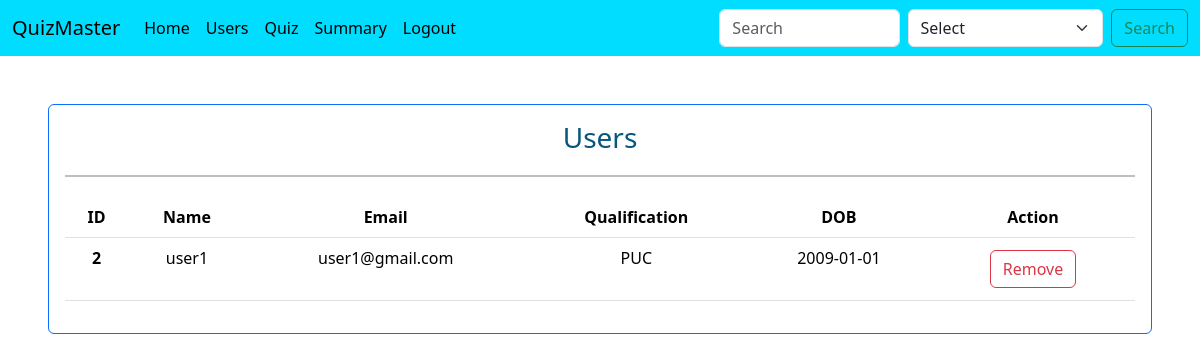
/users (signed in), run on an earlier commit of the app's database.
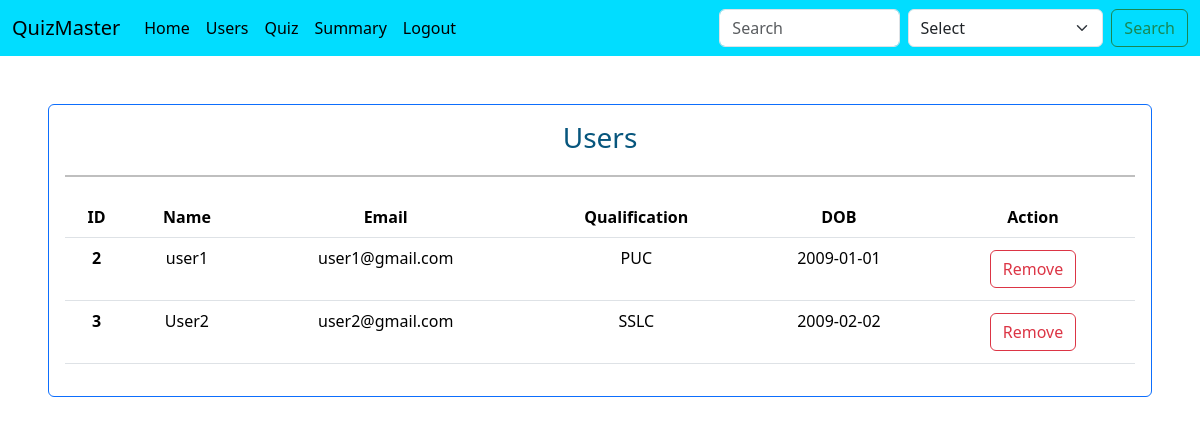
And on a later commit of the database.
### controllers/database.py (models this page shows)
class User(db.Model):
    id = db.Column(db.Integer, primary_key=True, autoincrement=True)
    username = db.Column(db.String(50), unique=True, nullable=False)
    user_email = db.Column(db.String(100), unique=True, nullable=False)
    password = db.Column(db.String(25), nullable=False)
    qualification = db.Column(db.String(100), nullable=False)
    dob = db.Column(db.Date , nullable=False)
    role = db.Column(db.String(10), nullable=False)
    results = db.relationship('Result', backref='user', lazy=True, cascade="all, delete-orphan")
    user_answers = db.relationship('UserAnswers', backref='user', lazy=True, cascade="all, delete-orphan")

### controllers/routes.py (the view)
@app.route("/users")
def users():
    if session.get('user_role', None) == 'admin':
        users = User.query.all()
        return render_template("users.html", users = users)
    else:
        flash("You are not authorized to access this page")
        return redirect(url_for("home"))

### templates/users.html (shortened to what this page needs)
{% extends 'base.html' %}
{% block body %}
<div>
    <div class="card border-primary m-5">
        <div class="card-body">
            <h3 class="text-center" style="color:  #07567d;">Users </h3>
            <hr style="border: 1px solid #000; width: 100%; margin: 20px auto;">
            <table class="table table-hover" style="text-align: center;">
                <thead >
                <tr>
                    <th scope="col">ID</th>
                    <th scope="col">Name</th>
                    <th scope="col">Email</th>
                    <th scope="col">Qualification</th>
                    <th scope="col">DOB</th>
                    <th scope="col">Action</th>
                </tr>
                </thead>
                <tbody>
                {% for user in users if user.role == "user"%}
                    <tr>
                        <th scope="row">{{user.id}} </th>
                        <td>{{user.username}}</td>
                        <td>{{user.user_email}}</td>
                        <td>{{user.qualification}}</td>
                        <td>{{user.dob}}</td>
                        <td>
                            <a class="btn btn-outline-danger m-1" href="{{url_for('delete_user', user_id = user.id)}}" role="Delete">Remove</a>
                        </td>
                    </tr>
                {% endfor %}
                </tbody>
            </table>
        </div>
    </div>
</div>
{% endblock body %}

What changed in the data, as far as the page shows it:
added User: id "3", username "User2", user_email "user2@gmail.com", qualification "SSLC", dob "2009-02-02"
